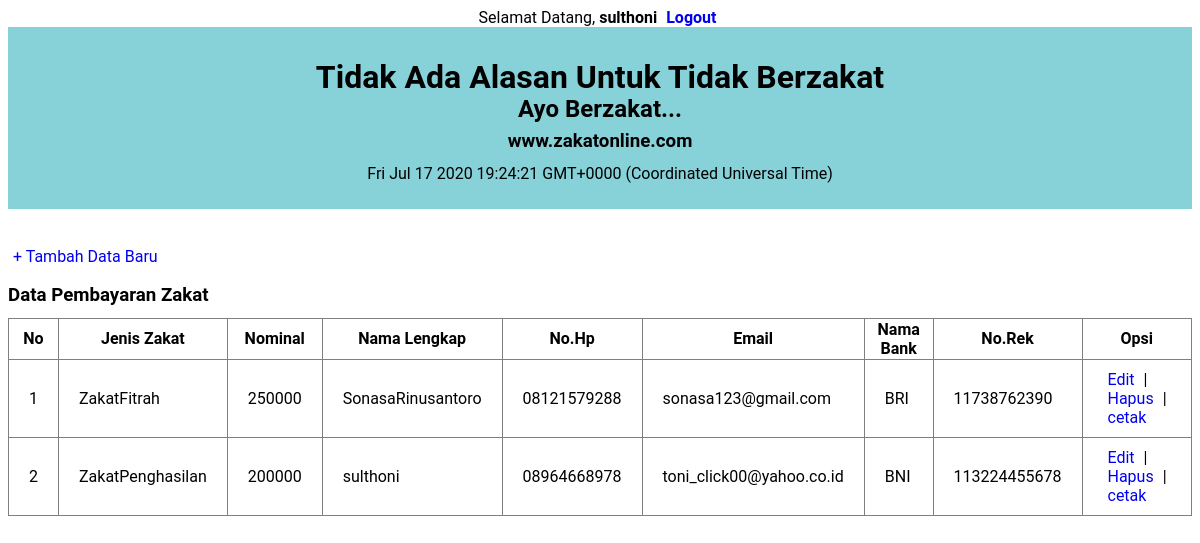
The app's page /index.php (signed in) with its own data.
### tables this page shows
CREATE TABLE IF NOT EXISTS `user` (
  `id` int(20) NOT NULL,
  `jeniszakat` varchar(30) NOT NULL,
  `nominal` varchar(40) NOT NULL,
  `namalengkap` varchar(50) NOT NULL,
  `nohp` varchar(20) NOT NULL,
  `email` varchar(30) NOT NULL,
  `namabank` varchar(20) NOT NULL,
  `nomorrekening` varchar(30) NOT NULL
);

### index.php (the view, shortened to what this page needs)
<?php
if(!isset($_SESSION['username'])) {
   header('location:login.php');
} else {
   $username = $_SESSION['username'];
}
?>
<div align='center'>
   Selamat Datang, <b><?php echo $username;?></b> <a href="logout.php"><b>Logout</b></a>
</div>
<head>
	<link rel="stylesheet" type="text/css" href="style.css">
</head>
<body>
	<div class="judul">
		<h1>Tidak Ada Alasan Untuk Tidak Berzakat</h1>
		<h2>Ayo Berzakat...</h2>
		<h3>www.zakatonline.com</h3>
	</div>
	<br/>
	<br/>
	<a class="tombol" href="input.php">+ Tambah Data Baru</a>
	<h3>Data Pembayaran Zakat</h3>
	<table border="1" class="table">
		<tr>
			<th>No</th>
			<th>Jenis Zakat</th>
			<th>Nominal</th>
			<th>Nama Lengkap</th>
			<th>No.Hp</th>
			<th>Email</th>
			<th>Nama Bank</th>
			<th>No.Rek</th>
			<th>Opsi</th>
		</tr>
		<?php
		$query_mysql = mysql_query("SELECT * FROM user")or die(mysql_error());
		$nomor = 1;
		while($data = mysql_fetch_array($query_mysql)){
		?>
		<tr>
			<td><?php echo $nomor++; ?></td>
			<td><?php echo $data['jeniszakat']; ?></td>
			<td><?php echo $data['nominal']; ?></td>
			<td><?php echo $data['namalengkap']; ?></td>
			<td><?php echo $data['nohp']; ?></td>
			<td><?php echo $data['email']; ?></td>
			<td><?php echo $data['namabank']; ?></td>
			<td><?php echo $data['nomorrekening']; ?></td>
			<td>
				<a class="edit" href="edit.php?id=<?php echo $data['id']; ?>">Edit</a> |
				<a class="hapus" href="hapus.php?id=<?php echo $data['id']; ?>">Hapus</a> |
				<a class="cetak" href="cetak.php?id=<?php echo $data['id']; ?>">cetak</a>
			</td>
		</tr>
		<?php } ?>
	</table>
</body>

### style.css (style rules this page uses)
body { font-family: 'roboto'; color: #000; }
.judul { background: #87D1D8; padding: 10px; text-align: center; }
.judul h1,h2,h3 { height: 15px; }
a { padding: 5px; text-decoration: none; }
.table { border-collapse: collapse; }
table.table th th , table.table tr td { padding: 10px 20px ; }

### records on screen
user: jeniszakat "ZakatFitrah", nominal "250000", namalengkap "SonasaRinusantoro", nohp "08121579288", email "sonasa123@gmail.com", namabank "BRI", nomorrekening "11738762390"
user: jeniszakat "ZakatPenghasilan", nominal "200000", namalengkap "sulthoni", nohp "08964668978", email "toni_click00@yahoo.co.id", namabank "BNI", nomorrekening "113224455678"

### other values on screen
$username "sulthoni"
